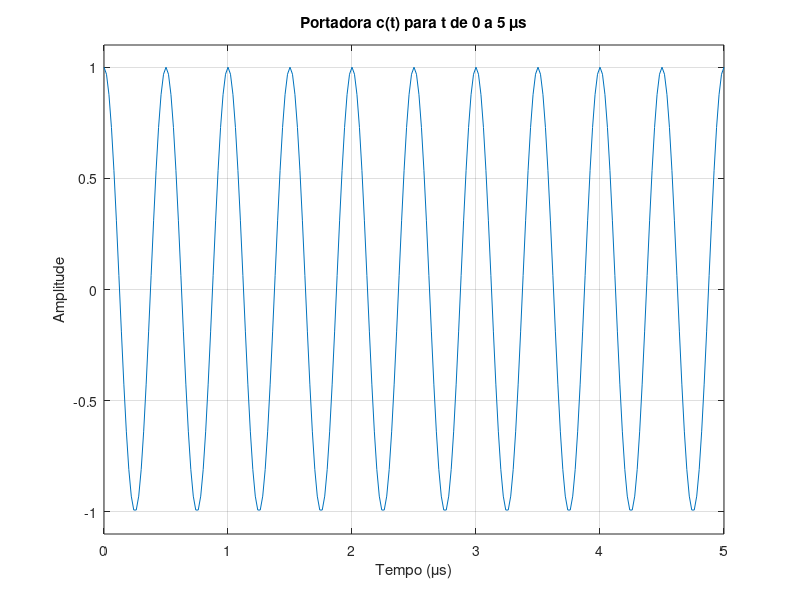

Write MATLAB code to recreate this figure.
% Definindo parâmetros
fc = 2e6; % Frequência da portadora em Hz (2 MHz)
fsamp = 50e6; % Frequência de amostragem em Hz (50 MHz)
t0 = 0; % Tempo inicial em segundos
tf = 200e-6; % Tempo final em segundos (200 µs)

% Definindo o intervalo de tempo para a portadora
t = t0:1/fsamp:tf; % Vetor de tempo

% Calculando a portadora
ct = cos(2 * pi * fc * t);

% Selecionando o intervalo de tempo de 0 a 5 µs
t_plot = t(t <= 5e-6);
ct_plot = ct(t <= 5e-6);

% Plotando a portadora
figure;
plot(t_plot * 1e6, ct_plot); % Convertendo tempo para µs no eixo x
title('Portadora c(t) para t de 0 a 5 \mus');
xlabel('Tempo (\mus)');
ylabel('Amplitude');
ylim([-1.1 1.1]);
grid on;

% Calculando o número de ciclos da portadora no intervalo de 0 a 5 µs
num_ciclos = (5e-6) * fc;

% Exibindo o número de ciclos
disp(['Número de ciclos da portadora em 0-5 µs: ', num2str(num_ciclos)]);

